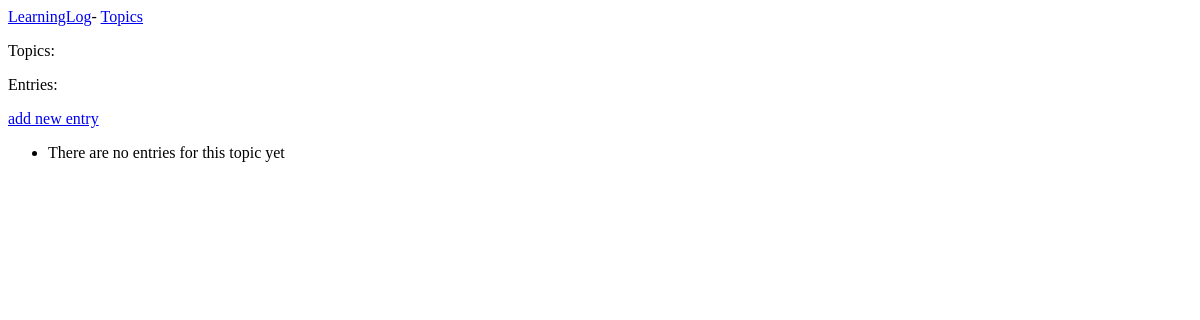
/topics/1, run on an earlier commit of the app's database.
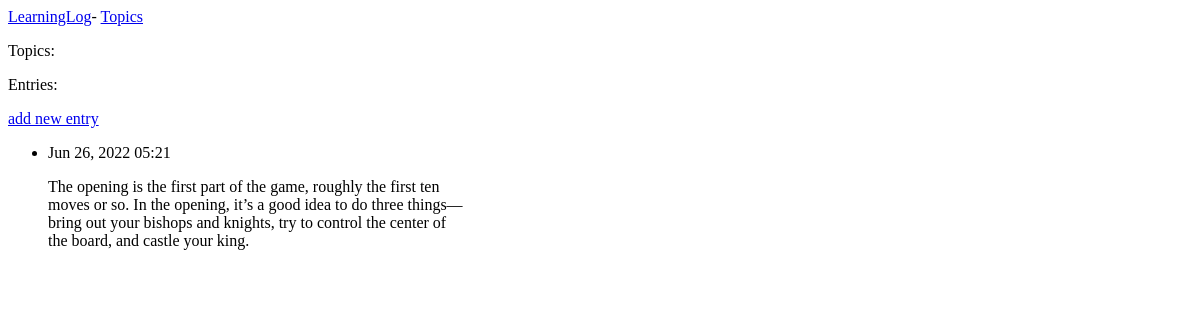
And on a later commit of the database.
### learning_logs/models.py (models this page shows, shortened)
class Entry(models.Model):
    topic = models.ForeignKey(Topic, on_delete=models.CASCADE)
    text = models.TextField()
    date_added = models.DateTimeField(auto_now_add=True)
    class Meta:
        verbose_name_plural = 'entries'

### learning_logs/views.py (the view)
# urls.py: path('topics/<int:topic_id>',views.topic, name='topic'),
def topic(request,topic_id):
	topic = Topic.objects.get(id =topic_id)
	entries = topic.entry_set.order_by('-date_added') # revrse order
	context = {'topic':topic,'entries': entries}
	return render(request, 'learning_logs/topic.html', context)

### learning_logs/templates/learning_logs/topic.html (shortened to what this page needs)
{%extends 'learning_logs/base.html'%}
{%block content%}
	<p> Topics:{{topics}}</p>
	<p>Entries:</p>
	<p>
		<a href="{% url 'new_entry' topic.id%}">add new entry</a>
	</p>
	<ul>
	{%for entry in entries%}
		<li>
			<p>{{entry.date_added| date:'M d, Y H:i'}}</p>
			<p>{{entry.text|linebreaks}}</p>
		</li>
	{%empty%}
		<li>
			There are no entries for this topic yet
		</li>
	{%endfor%}
	</ul>
{%endblock content%}

What changed in the data, as far as the page shows it:
added Entry: date_added "Jun 26, 2022 05:21", text "The opening is the first part of the game, roughly the first ten moves or so. In the opening, it’s a good idea to do three things— bring out your bishops and knights, try to control the center of the board, and castle your king."
Also different on the page:
text no longer shown: "There are no entries for this topic yet"
